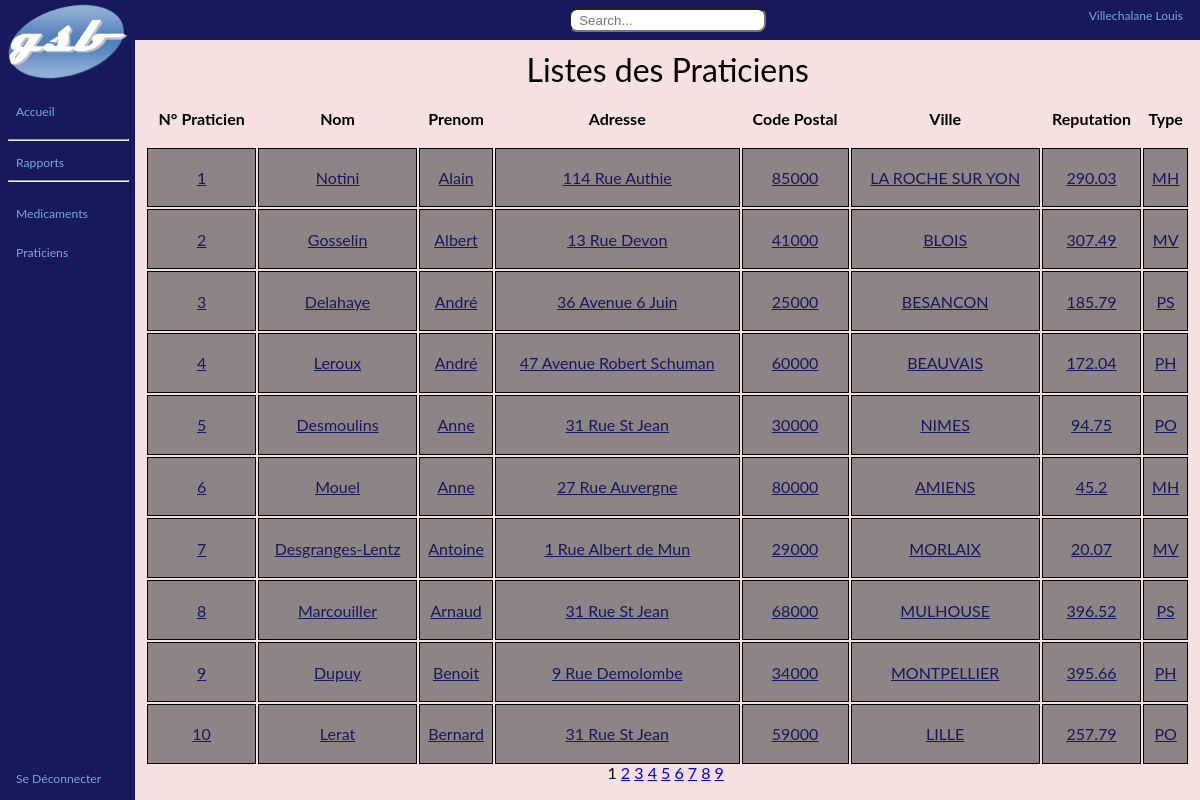
The page /views/Praticiens.php?action=consult (signed in) on the database its author committed.
### tables this page shows
CREATE TABLE `visiteur` (
  `visMatricule` varchar(10) NOT NULL,
  `visNom` varchar(25) DEFAULT NULL,
  `visPrenom` varchar(50) DEFAULT NULL,
  `visAdresse` varchar(50) DEFAULT NULL,
  `visCp` varchar(5) DEFAULT NULL,
  `visVille` varchar(30) DEFAULT NULL,
  `visDateembauche` datetime DEFAULT NULL,
  `secCode` varchar(1) DEFAULT NULL,
  `labCode` varchar(2) NOT NULL
);

CREATE TABLE `praticien` (
  `praNum` int(11) NOT NULL,
  `praNom` varchar(25) DEFAULT NULL,
  `praPrenom` varchar(30) DEFAULT NULL,
  `praAdresse` varchar(50) DEFAULT NULL,
  `praCp` varchar(5) DEFAULT NULL,
  `praVille` varchar(25) DEFAULT NULL,
  `praCoefnotoriete` float DEFAULT NULL,
  `typCode` varchar(3) NOT NULL
);

### views/Praticiens.php (the view, shortened to what this page needs)
<?php
    require_once($_SERVER["DOCUMENT_ROOT"]. "/includes/DbConnexion.php");
    function showtable($connexion){
        $nbr_elements_par_page= isset($_GET["nbpage"]) ? intval($_GET["nbpage"]) : 10;
            $page= isset($_GET["page"]) && intval($_GET["page"]) ? $_GET["page"] : 1;
            $count = $connexion->query("SELECT count(praNum) AS cpt FROM praticien");
            $tcount = $count->fetchAll();
            $nbr_de_pages=ceil($tcount[0]["cpt"]/$nbr_elements_par_page+1);
            $debut=($page-1)*$nbr_elements_par_page;
        $sql = "SELECT *  FROM praticien LIMIT $debut, $nbr_elements_par_page";
        $result = $connexion->query($sql);
        $ligne = $result->fetch();
    ?>
        <div class="table">
            <span style='color: black; font-size: 32px; text-align: center;'>Listes des Praticiens</span>
            <table class='table'>
               <th>N° Praticien</th><th>Nom</th><th>Prenom</th><th>Adresse</th><th>Code Postal</th><th>Ville</th><th>Reputation</th><th>Type</th>
                <?php
                        while($ligne != false){
                            echo("<tr>");
                                for($i=0; $i < $result->columnCount(); $i++){
                                    $columndata = str_replace(array(" r ", " av ", " pl ", " bd ", "résid"), array(" Rue ", " Avenue ", " Place ", " Boulevard ", " Résidence "), $ligne[$i]);
                                    echo("<td class='table-item'><a href='?action=showprac&pratid=$ligne[0]'>". $columndata ."</td>");
                                }
                            echo("</tr>");
                            $ligne = $result->fetch();
                        }
                    ?>
            </table>
        </div>
        <div id="pagination">
            <?php
                for($i=1;$i<=$nbr_de_pages-1;$i++){
                    if($page!=$i)
                        echo "<a href='?page=$i&nbpage=$nbr_elements_par_page'>$i</a>&nbsp;";
                    else
                        echo"<a>$i</a>&nbsp";
                }
            ?>
        </div>
    <?php
        return ob_get_clean();
    }
    $action = "";
    if(isset($_GET["action"])){
        $action= $_GET["action"];
    }
    switch ($action) {
        default:
            $content = showtable($connexion);
            require($_SERVER["DOCUMENT_ROOT"]. "/views/layout/layout.php");
        break;
    }

### views/layout/layout.php (shortened to what this page needs)
<?php
    require_once($_SERVER["DOCUMENT_ROOT"]. "/includes/DbConnexion.php");
    $sql = "SELECT visNom, visPrenom FROM visiteur WHERE visMatricule = '{$_SESSION["userId"]}'";
    $result = $connexion->query($sql);
    $ligne = $result->fetch();
    if($result->rowCount() == 0){
        $user = "Erreur - Check Console";
        echo("<script>console.error(\"Couldn't get username from database.\")</script>");
    } else {
        $user = "{$ligne['visNom']} {$ligne['visPrenom']}";
    }
?>
<!DOCTYPE html>
<html lang="en">
<head>
    <link href="/public/css/style.css" rel="stylesheet" type="text/css">
    <link rel="stylesheet" href="https://cdn.jsdelivr.net/npm/bootstrap-icons@1.8.1/font/bootstrap-icons.css">
</head>
<body>
    <nav class="sidebar">
            <img src="../public/img/gsblogo.png">
            <li class="first-sidebar"><a href="/dashboard.php">Accueil</a></li>
            <hr>
            <div class="dropdown">
                    <span style="color: red"><a href="/views/Rapports.php">Rapports</a></span>
            </div>
            <hr>
            <li><a href="/views/Medicaments.php?action=consult">Medicaments</a></li>
            <li><a href="/views/Praticiens.php?action=consult">Praticiens</a></li>
            <a class="logout" onclick="logout()" href="#">Se Déconnecter</a>
    </nav>
    <div class="page-content">
        <nav class="topbar">
            <div id="search">
                <input type="text" class="search-input" placeholder="Search...">
            </div>
            <div id="username">
                <span><?= $user ?></span>
            </div>
        </nav>
        <div class="content">
            <?= $content ?>
        </div>
    </div>
</body>
</html>

### public/css/style.css (style rules this page uses)
body { margin: auto; font-family: "Lato", sans-serif; display: flex; flex-direction: row; }
.sidebar { display: flex; flex-direction: column; transition: 0.5s; background-color: rgb(24, 24, 92) !important; padding: 0 8px 0 8px; height: 100vh; }
.sidebar img { height: 10%; align-self: center; }
.first-sidebar { margin-top: 20px !important; }
.sidebar li { list-style: none; margin-top: 10px; margin-bottom: 10px; }
.sidebar a { padding: 8px 8px 8px 8px; font-size: calc(.01em + 1vw) !important; color: #77AADD; text-decoration: none; }
.sidebar hr { margin-top: 10px; width: 100%; margin-bottom: 10px; }
.logout { padding: 8px 8px 8px 8px; margin-top: auto !important; margin-bottom: 5% !important; }
.dropdown { display: block; width: 100%; }
.page-content { display: flex; width: 100%; flex-direction: column; background-color: rgb(247, 224, 224); }
.topbar { width: 100%; height: auto; padding: 8px 0px 8px; display: flex; justify-content: center; background-color: rgb(24, 24, 92) !important; font-size: 10px; }
#search { display: block; }
.search-input { padding: 0px 8px 0px 8px; border-radius: 8px; background-color: white; height: 20px; }
.content { margin-top: 10px; padding-left: 10px; padding-right: 10px; height: 100%; display: flex; flex-direction: column; }
.table { text-align: center; height: 95%; width: 100%; }
#pagination { text-align: center; height: 5%; }
.table-item { border: solid 1px black; background-color: rgb(141, 133, 133); }
.table-item a { color: rgb(24, 24, 92); text-decoration: underline; }
#username { display: flex; align-items: center; justify-content: center; position: absolute; right: calc(.5em + 1vw); }
#username > span { font-size: calc(.01em + 1vw); color: #77AADD; }

### rows shown on the page
visiteur: user "Villechalane Louis"
praticien: praNum "1", praNom "Notini", praPrenom "Alain", praAdresse "114 Rue Authie", praCp "85000", praVille "LA ROCHE SUR YON", praCoefnotoriete "290.03", typCode "MH"
praticien: praNum "2", praNom "Gosselin", praPrenom "Albert", praAdresse "13 Rue Devon", praCp "41000", praVille "BLOIS", praCoefnotoriete "307.49", typCode "MV"
praticien: praNum "3", praNom "Delahaye", praPrenom "André", praAdresse "36 Avenue 6 Juin", praCp "25000", praVille "BESANCON", praCoefnotoriete "185.79", typCode "PS"
praticien: praNum "4", praNom "Leroux", praPrenom "André", praAdresse "47 Avenue Robert Schuman", praCp "60000", praVille "BEAUVAIS", praCoefnotoriete "172.04", typCode "PH"
praticien: praNum "5", praNom "Desmoulins", praPrenom "Anne", praAdresse "31 Rue St Jean", praCp "30000", praVille "NIMES", praCoefnotoriete "94.75", typCode "PO"
praticien: praNum "6", praNom "Mouel", praPrenom "Anne", praAdresse "27 Rue Auvergne", praCp "80000", praVille "AMIENS", praCoefnotoriete "45.2", typCode "MH"
praticien: praNum "7", praNom "Desgranges-Lentz", praPrenom "Antoine", praAdresse "1 Rue Albert de Mun", praCp "29000", praVille "MORLAIX", praCoefnotoriete "20.07", typCode "MV"
praticien: praNum "8", praNom "Marcouiller", praPrenom "Arnaud", praAdresse "31 Rue St Jean", praCp "68000", praVille "MULHOUSE", praCoefnotoriete "396.52", typCode "PS"
praticien: praNum "9", praNom "Dupuy", praPrenom "Benoit", praAdresse "9 Rue Demolombe", praCp "34000", praVille "MONTPELLIER", praCoefnotoriete "395.66", typCode "PH"
praticien: praNum "10", praNom "Lerat", praPrenom "Bernard", praAdresse "31 Rue St Jean", praCp "59000", praVille "LILLE", praCoefnotoriete "257.79", typCode "PO"
